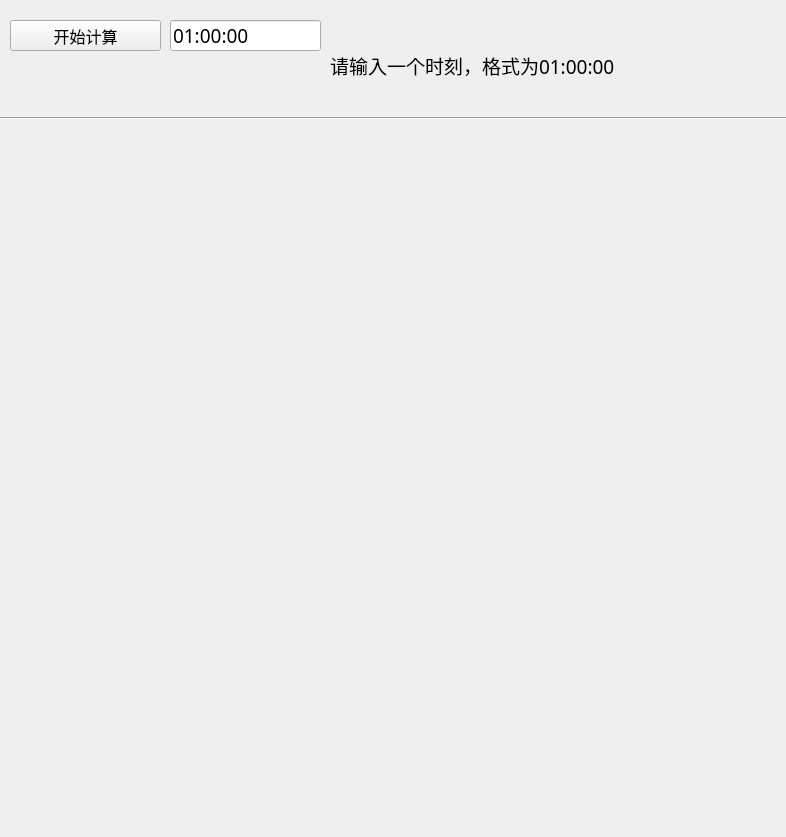
<?xml version="1.0" encoding="UTF-8"?>
<ui version="4.0">
 <class>draw_cover_cumulate</class>
 <widget class="QDialog" name="draw_cover_cumulate">
  <property name="geometry">
   <rect>
    <x>0</x>
    <y>0</y>
    <width>786</width>
    <height>837</height>
   </rect>
  </property>
  <property name="windowTitle">
   <string>Dialog</string>
  </property>
  <widget class="QLineEdit" name="lineEdit">
   <property name="geometry">
    <rect>
     <x>170</x>
     <y>20</y>
     <width>151</width>
     <height>31</height>
    </rect>
   </property>
   <property name="font">
    <font>
     <family>.PingFang SC</family>
     <pointsize>14</pointsize>
    </font>
   </property>
   <property name="text">
    <string>01:00:00</string>
   </property>
  </widget>
  <widget class="QPushButton" name="pushButton">
   <property name="geometry">
    <rect>
     <x>10</x>
     <y>20</y>
     <width>151</width>
     <height>31</height>
    </rect>
   </property>
   <property name="font">
    <font>
     <family>.PingFang SC</family>
     <pointsize>12</pointsize>
    </font>
   </property>
   <property name="focusPolicy">
    <enum>Qt::NoFocus</enum>
   </property>
   <property name="text">
    <string>开始计算</string>
   </property>
   <property name="autoDefault">
    <bool>false</bool>
   </property>
  </widget>
  <widget class="QLabel" name="label">
   <property name="geometry">
    <rect>
     <x>330</x>
     <y>0</y>
     <width>651</width>
     <height>131</height>
    </rect>
   </property>
   <property name="font">
    <font>
     <family>.PingFang SC</family>
     <pointsize>14</pointsize>
    </font>
   </property>
   <property name="text">
    <string>&lt;html&gt;&lt;head/&gt;&lt;body&gt;&lt;p&gt;请输入一个时刻，格式为01:00:00&lt;/p&gt;&lt;/body&gt;&lt;/html&gt;</string>
   </property>
   <property name="wordWrap">
    <bool>true</bool>
   </property>
  </widget>
  <widget class="Line" name="line_2">
   <property name="geometry">
    <rect>
     <x>0</x>
     <y>110</y>
     <width>1221</width>
     <height>16</height>
    </rect>
   </property>
   <property name="font">
    <font>
     <family>.PingFang SC</family>
     <pointsize>8</pointsize>
     <weight>50</weight>
     <bold>false</bold>
    </font>
   </property>
   <property name="contextMenuPolicy">
    <enum>Qt::DefaultContextMenu</enum>
   </property>
   <property name="orientation">
    <enum>Qt::Horizontal</enum>
   </property>
  </widget>
 </widget>
 <resources/>
 <connections/>
</ui>
